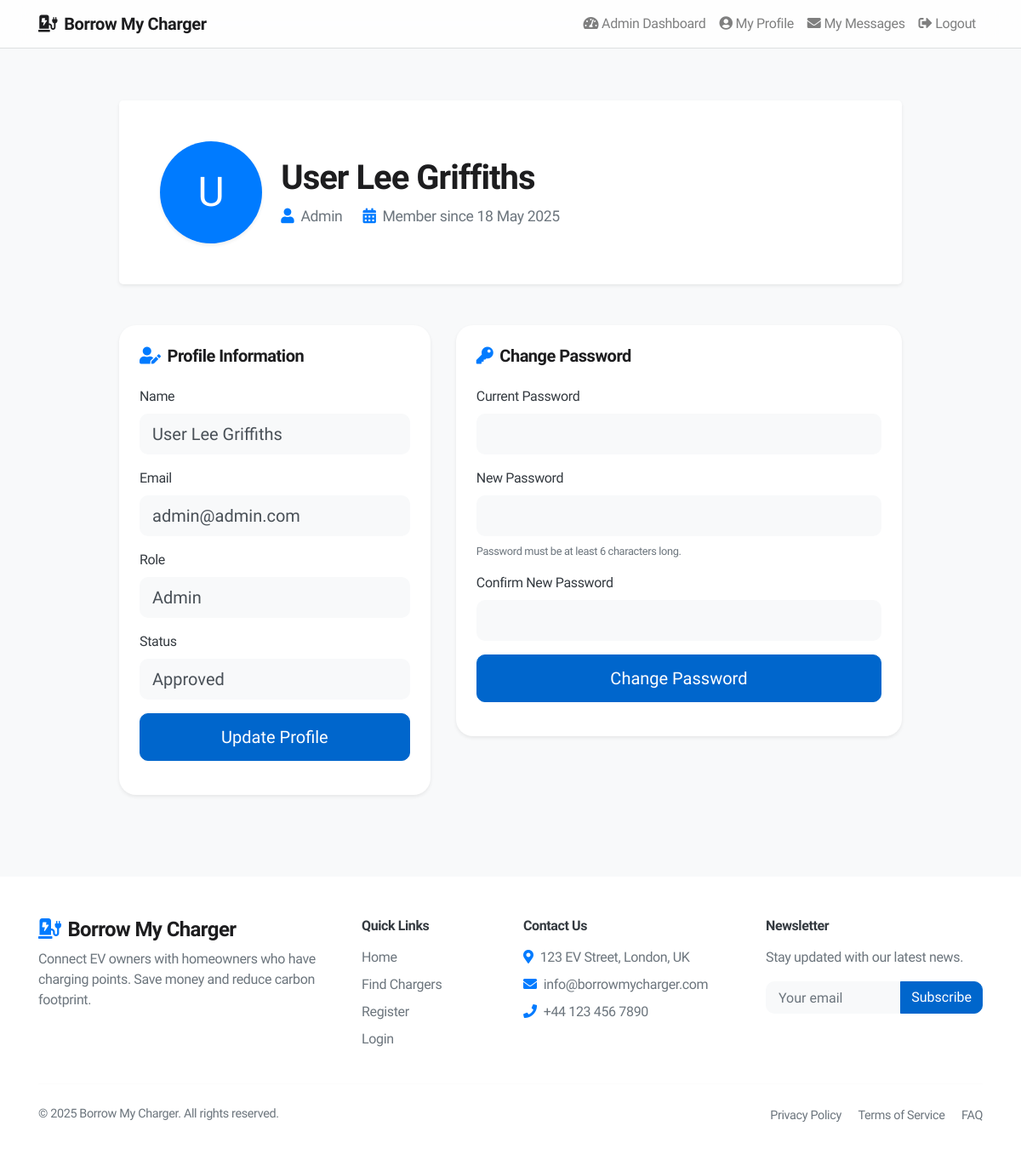
The app's page /profile.php (signed in) with its own data.
### tables this page shows
CREATE TABLE IF NOT EXISTS users (
    id INT AUTO_INCREMENT PRIMARY KEY,
    name VARCHAR(100) NOT NULL,
    email VARCHAR(100) NOT NULL UNIQUE,
    password VARCHAR(255) NOT NULL,
    role ENUM('user', 'homeowner', 'admin') NOT NULL,
    status ENUM('pending', 'approved', 'suspended') DEFAULT 'pending',
    created_at TIMESTAMP DEFAULT CURRENT_TIMESTAMP
);

### profile.php (called while the page is built, shortened)
<?php
require_once("databaseConn.php");
require_once("models/User.php");
$view = new stdClass();
$view->pageTitle = "My Profile";
$view->message = '';
$userModel = new User($conn);
$userId = $_SESSION['user_id'];
$view->user = $userModel->getUserById($userId);
require_once("views/profile/index.phtml");
?>

### models/User.php (called while the page is built, shortened)
<?php
class User {
    private $conn;
    public function __construct($dbConn) {
        $this->conn = $dbConn;
    }
    public function getUserById($userId) {
        $stmt = $this->conn->prepare("SELECT * FROM users WHERE id = ?");
        $stmt->execute([$userId]);
        return $stmt->fetch(PDO::FETCH_ASSOC);
    }
}
?>

### views/profile/index.phtml (the view, shortened to what this page needs)
<?php include 'views/includes/header.phtml'; ?>
<div class="container mt-5 mb-5">
    <div class="row">
        <div class="col-lg-10 offset-lg-1">
            <div class="bg-white rounded-lg shadow-sm p-5 mb-5" style="border-radius: 20px;">
                <div class="row align-items-center">
                    <div class="col-md-2 text-center text-md-left mb-4 mb-md-0">
                        <div class="bg-primary text-white d-inline-flex align-items-center justify-content-center shadow-sm" style="width: 120px; height: 120px; font-size: 3rem; border-radius: 60px;">
                            <?php echo strtoupper(substr($view->user['name'], 0, 1)); ?>
                        </div>
                    </div>
                    <div class="col-md-10 text-center text-md-left">
                        <h1 style="font-weight: 600; font-size: 2.5rem; letter-spacing: -0.025em;"><?php echo htmlspecialchars($view->user['name']); ?></h1>
                        <div class="d-flex flex-wrap mt-2">
                            <span class="mr-4 text-muted" style="font-size: 1.1rem;">
                                <i class="fas fa-user mr-2 text-primary"></i><?php echo ucfirst($view->user['role']); ?>
                            </span>
                            <span class="text-muted" style="font-size: 1.1rem;">
                                <i class="fas fa-calendar-alt mr-2 text-primary"></i>Member since <?php echo date('d M Y', strtotime($view->user['created_at'])); ?>
                            </span>
                        </div>
                    </div>
                </div>
            </div>
            <div class="row">
                <div class="col-lg-5 mb-4">
                    <div class="card border-0 shadow-sm mb-4" style="border-radius: 20px;">
                        <div class="card-body p-4">
                            <h5 class="mb-4" style="font-weight: 600; letter-spacing: -0.025em;">
                                <i class="fas fa-user-edit mr-2 text-primary"></i>Profile Information
                            </h5>
                            <form method="post" action="profile.php">
                                <div class="form-group">
                                    <label for="name" class="font-weight-medium text-dark">Name</label>
                                    <input type="text" class="form-control form-control-lg border-0 bg-light" style="border-radius: 10px; padding: 12px 15px;" id="name" name="name" value="<?php echo htmlspecialchars($view->user['name']); ?>" required>
                                </div>
                                <div class="form-group">
                                    <label for="email" class="font-weight-medium text-dark">Email</label>
                                    <input type="email" class="form-control form-control-lg border-0 bg-light" style="border-radius: 10px; padding: 12px 15px;" id="email" name="email" value="<?php echo htmlspecialchars($view->user['email']); ?>" required>
                                </div>
                                <div class="form-group">
                                    <label for="role" class="font-weight-medium text-dark">Role</label>
                                    <input type="text" class="form-control form-control-lg border-0 bg-light" style="border-radius: 10px; padding: 12px 15px;" id="role" value="<?php echo ucfirst($view->user['role']); ?>" readonly>
                                </div>
                                <div class="form-group">
                                    <label for="status" class="font-weight-medium text-dark">Status</label>
                                    <input type="text" class="form-control form-control-lg border-0 bg-light" style="border-radius: 10px; padding: 12px 15px;" id="status" value="<?php echo ucfirst($view->user['status']); ?>" readonly>
                                </div>
                                <button type="submit" name="update_profile" class="btn btn-primary btn-lg btn-block" style="border-radius: 10px; padding: 12px 15px;">
                                    Update Profile
                                </button>
                            </form>
                        </div>
                    </div>
                </div>
                <div class="col-lg-7">
                    <div class="card border-0 shadow-sm mb-4" style="border-radius: 20px;">
                        <div class="card-body p-4">
                            <h5 class="mb-4" style="font-weight: 600; letter-spacing: -0.025em;">
                                <i class="fas fa-key mr-2 text-primary"></i>Change Password
                            </h5>
                            <form method="post" action="profile.php">
                                <div class="form-group">
                                    <label for="current_password" class="font-weight-medium text-dark">Current Password</label>
                                    <input type="password" class="form-control form-control-lg border-0 bg-light" style="border-radius: 10px; padding: 12px 15px;" id="current_password" name="current_password" required>
                                </div>
                                <div class="form-group">
                                    <label for="new_password" class="font-weight-medium text-dark">New Password</label>
                                    <input type="password" class="form-control form-control-lg border-0 bg-light" style="border-radius: 10px; padding: 12px 15px;" id="new_password" name="new_password" required>
                                    <small class="form-text text-muted mt-2">
                                        Password must be at least 6 characters long.
                                    </small>
                                </div>
                                <div class="form-group">
                                    <label for="confirm_password" class="font-weight-medium text-dark">Confirm New Password</label>
                                    <input type="password" class="form-control form-control-lg border-0 bg-light" style="border-radius: 10px; padding: 12px 15px;" id="confirm_password" name="confirm_password" required>
                                </div>
                                <button type="submit" name="change_password" class="btn btn-primary btn-lg btn-block" style="border-radius: 10px; padding: 12px 15px;">
                                    Change Password
                                </button>
                            </form>
                        </div>
                    </div>
                </div>
            </div>
        </div>
    </div>
</div>
<footer class="bg-white py-5 mt-5">
    <div class="container">
        <div class="row">
            <div class="col-lg-4 mb-4 mb-lg-0">
                <h4 style="font-weight: 600; letter-spacing: -0.025em;">
                    <i class="fas fa-charging-station mr-2 text-primary"></i>Borrow My Charger
                </h4>
                <p class="text-muted mb-4">Connect EV owners with homeowners who have charging points. Save money and reduce carbon footprint.</p>
            </div>
            <div class="col-lg-2 col-md-4 mb-4 mb-md-0">
                <h6 class="text-dark mb-3" style="font-weight: 600; letter-spacing: -0.025em;">Quick Links</h6>
                <ul class="list-unstyled">
                    <li class="mb-2"><a href="index.php" class="text-muted">Home</a></li>
                    <li class="mb-2"><a href="chargepoints.php" class="text-muted">Find Chargers</a></li>
                    <li class="mb-2"><a href="register.php" class="text-muted">Register</a></li>
                    <li><a href="login.php" class="text-muted">Login</a></li>
                </ul>
            </div>
            <div class="col-lg-3 col-md-4 mb-4 mb-md-0">
                <h6 class="text-dark mb-3" style="font-weight: 600; letter-spacing: -0.025em;">Contact Us</h6>
                <ul class="list-unstyled text-muted">
                    <li class="mb-2"><i class="fas fa-map-marker-alt mr-2 text-primary"></i>123 EV Street, London, UK</li>
                    <li class="mb-2"><i class="fas fa-envelope mr-2 text-primary"></i>info@borrowmycharger.com</li>
                    <li><i class="fas fa-phone mr-2 text-primary"></i>+44 123 456 7890</li>
                </ul>
            </div>
            <div class="col-lg-3 col-md-4">
                <h6 class="text-dark mb-3" style="font-weight: 600; letter-spacing: -0.025em;">Newsletter</h6>
                <p class="text-muted">Stay updated with our latest news.</p>
                <div class="input-group mb-3">
                    <input type="email" class="form-control border-0 bg-light" placeholder="Your email" style="border-radius: 10px 0 0 10px; padding: 12px 15px;">
                    <div class="input-group-append">
                        <button class="btn btn-primary" type="button" style="border-radius: 0 10px 10px 0;">Subscribe</button>
                    </div>
                </div>
            </div>
        </div>
        <hr class="my-4" style="opacity: 0.1;">
        <div class="row">
            <div class="col-md-6 text-center text-md-left mb-2 mb-md-0">
                <p class="mb-0 text-muted" style="font-size: 0.9rem;">&copy; <?php echo date('Y'); ?> Borrow My Charger. All rights reserved.</p>
            </div>
            <div class="col-md-6 text-center text-md-right">
                <a href="#" class="text-muted mr-3" style="font-size: 0.9rem;">Privacy Policy</a>
                <a href="#" class="text-muted mr-3" style="font-size: 0.9rem;">Terms of Service</a>
                <a href="#" class="text-muted" style="font-size: 0.9rem;">FAQ</a>
            </div>
        </div>
    </div>
</footer>
<?php include 'views/includes/footer.phtml'; ?>

### views/includes/header.phtml (style rules this page uses)
body { font-family: 'SF Pro Display', -apple-system, BlinkMacSystemFont, 'Segoe UI', Roboto, Helvetica, Arial, sans-serif; background-color: #f5f5f7; color: #1d1d1f; letter-spacing: -0.022em; }
.btn-primary { background-color: #0066cc; border-color: #0066cc; }

### records on screen
users: name "U", name "User Lee Griffiths", role "Admin", created_at "18 May 2025", email "admin@admin.com", status "Approved"
